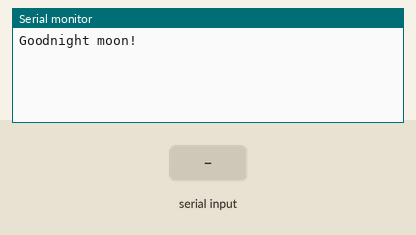
This program was run on a simulated ESP32. Parts: the last lines printed to the serial monitor. The inputs (shaded band) are chosen by the test bench.

Above: at 1.2 s.
1.3 s: "1" received over the second serial link
At 2.5 s:
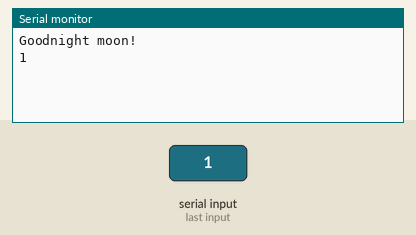
2.8 s: "0" received over the second serial link
At 3.7 s:
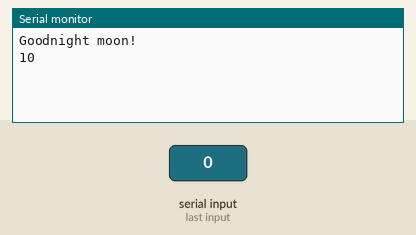

Measured:
- after the input at 1.3 s, the serial monitor: prints a new line at once (image 1)
- after the input at 2.8 s, the serial monitor: prints a new line at once (image 2)

The program:

main.cpp
```cpp
#include <Arduino.h>

#define DBG_OUTPUT_PORT Serial
#define BT_BAUD_RATE 9600
#define RX_PIN 13 // rx pin on bluetooth module connected to this pin on Arduino
#define TX_PIN 12 // tx pin on bluetooth module connected to this pin on Arduino
#define DBG_BAUD_RATE 115200

// tx pin on bluetooth module connected to rx pin on Arduino, and vice-versa
HardwareSerial btSerial(1);

void setup() {
  // Open serial communications and wait for port to open:
  DBG_OUTPUT_PORT.begin(DBG_BAUD_RATE);
  while (!DBG_OUTPUT_PORT) {
    ; // wait for serial port to connect. Needed for native USB port only
  }

  DBG_OUTPUT_PORT.println("Goodnight moon!");

  // set the data rate for the SoftwareSerial port
  btSerial.begin(BT_BAUD_RATE, SERIAL_8N1, RX_PIN, TX_PIN);
  btSerial.println("Hello, world?");
}

void loop() { // run over and over
  if (btSerial.available()) {
    DBG_OUTPUT_PORT.write(btSerial.read());
  }
  if (DBG_OUTPUT_PORT.available()) {
    btSerial.write(DBG_OUTPUT_PORT.read());
  }
}
```
